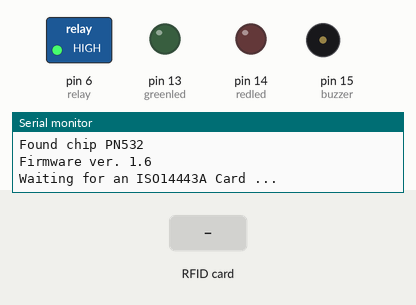
Simulated run of this sketch. Board: Arduino Uno, built with avr-gcc and run on an emulated ATmega328P. On the bench: switched loads named in the sketch (green lamp = pin HIGH), output pins drawn as LEDs (lit = HIGH), buzzer (waves = sounding, pin HIGH), the last lines printed to the serial monitor. Dashed ring = blinking. Inputs (shaded band) come from the test bench.

Above: at 1.2 s.
1.3 s: RFID card 5E 7A 19 C4 held to the reader
At 1.41 s:
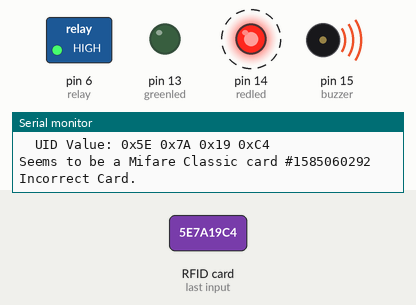
Timing chart, 0 to 4.3 s (numbered marks = the images above; inputs shaded):
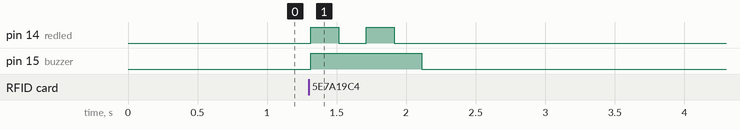

Measured:
- after the input at 1.3 s, pin 14 (redled): alternates HIGH for 0.20 s and LOW for 0.20 s, 4 changes in all, then stays LOW, starting at once; pin 15 (buzzer): LOW → HIGH at once, → LOW 0.80 s later

The sketch:

Mifare_Project.ino
```cpp
/**************************************************************************/
/*!
  This is a fork of readMiFareClassic by Adafruit.
  It has been extremely heavily modified to add several new features and functionality, but carries the same BSD License that
  is included in the library.

  You must have the library installed for this code to function proprtly.

  This sketch is designed to be used as a RFID door lock with
  the Adafruit NFC PN532 Breakout Board.

  There is a fritzing diagram included in this repository.

***************************************************************************

  Connect PN532 Breakout as shown in Adafruit tutorial located at:

  Connect Lcd as shown at Adafruit tutorial located at: http://goo.gl/MTk5jK

  Connect Green LED to pin 13

  Connect Red LED to pin 14 (A0)

  Connect 5V All in one Piezo (buy it at: http://goo.gl/sh3mbo) to pin 15 (A1)

  Connect Solid State Relay or Relay Board to pin 6


*/
/**************************************************************************/

#include <Adafruit_PN532.h>
#include <LiquidCrystal.h>
#define SCK  (2)
#define MOSI (3)
#define SS   (4)
#define MISO (5)

//define some variables for the leds
const int greenled = 13;
const int redled = 14;
const int buzzer = 15;
const int relay = 6;
int rlread = 0;


//start the libraries
Adafruit_PN532 nfc(SCK, MISO, MOSI, SS);
LiquidCrystal lcd(7, 8, 9, 10, 11, 12);

//Our setup phase
void setup(void) {
  //Make relay HIGH (Off)
  digitalWrite(relay, HIGH);


  //start serial
  Serial.begin(115200);
  Serial.println("Hello!");

  //define the pinmodes
  pinMode(greenled, OUTPUT);
  pinMode(redled, OUTPUT);
  pinMode(buzzer, OUTPUT);
  pinMode(relay, OUTPUT);

  //Begin NFC.
  nfc.begin();

  uint32_t versiondata = nfc.getFirmwareVersion();
  if (! versiondata) {
    Serial.print("Didn't find PN53x board");
    while (1); // halt
  }
  // Got ok data, print it out!
  Serial.print("Found chip PN5"); Serial.println((versiondata>>24) & 0xFF, HEX);
  Serial.print("Firmware ver. "); Serial.print((versiondata>>16) & 0xFF, DEC);
  Serial.print('.'); Serial.println((versiondata>>8) & 0xFF, DEC);

  // configure board to read RFID tags
  nfc.SAMConfig();
  lcd.setCursor(0,1);
  Serial.println("Waiting for an ISO14443A Card ...");
}


void loop(void) {
  uint8_t success;
  uint8_t uid[] = { 0, 0, 0, 0, 0, 0, 0 };  // Buffer to store the returned UID
  uint8_t uidLength;                        // Length of the UID (4 or 7 bytes depending on ISO14443A card type)

  //Scan for the state of the relay
  rlread = digitalRead(relay);

  // Wait for an ISO14443A type cards (Mifare, etc.).  When one is found
  // 'uid' will be populated with the UID, and uidLength will indicate
  // if the uid is 4 bytes (Mifare Classic) or 7 bytes (Mifare Ultralight)
  success = nfc.readPassiveTargetID(PN532_MIFARE_ISO14443A, uid, &uidLength);

  if (success) {
    // Display some basic information about the card
    Serial.println("Found an ISO14443A card");
    Serial.print("  UID Length: ");Serial.print(uidLength, DEC);Serial.println(" bytes");
    Serial.print("  UID Value: ");
    nfc.PrintHex(uid, uidLength);

    if (uidLength == 4)
    {
      // We probably have a Mifare Classic card ...
      uint32_t cardid = uid[0];
      cardid <<= 8;
      cardid |= uid[1];
      cardid <<= 8;
      cardid |= uid[2];
      cardid <<= 8;
      cardid |= uid[3];
      Serial.print("Seems to be a Mifare Classic card #");
      Serial.println(cardid);

      if (cardid == 1234567890)  {    //Change to your card number
        lcd.setCursor(0,0);
        lcd.println("Authorized");
        Serial.println("Correct Card");
        digitalWrite(greenled, HIGH);

          //If the lights are off, turn them on.
          if (rlread == HIGH) {
            digitalWrite(relay, LOW);
            Serial.print("Light is now on.");
            lcd.setCursor(0,1);
            lcd.print("Light is on.");
          }

          //If the lights are on turn them off.
          else if (rlread == LOW) {
            digitalWrite(relay, HIGH);
            Serial.println("Light is now off.");
            lcd.setCursor(0,1);
            lcd.print("Light is off.");
          }
          delay(2000);
        digitalWrite(greenled, LOW);
      }

      else {
        lcd.print("Not Authorized");
        digitalWrite(buzzer, HIGH);
        Serial.println("Incorrect Card.");
        digitalWrite(redled, HIGH);
        delay(200);
        digitalWrite(redled, LOW);
        delay(200);
        digitalWrite(redled, HIGH);
        delay(200);
        digitalWrite(redled, LOW);
        delay(200);
        digitalWrite(buzzer, LOW);

      }
      lcd.clear();
    }
    Serial.println("");
  }
}
```
